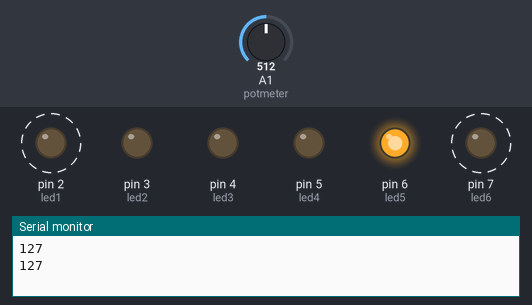
The sketch below on a simulated Arduino Uno, built with avr-gcc and run on an emulated ATmega328P. Shown: output pins drawn as LEDs (lit = HIGH), the last lines printed to the serial monitor. Dashed ring = blinking. Inputs (shaded band) come from the test bench; at power-on: A1 (potmeter) = 512.

Above: at 2.09 s.
2.1 s: A1 (potmeter) set to 122
At 2.56 s:
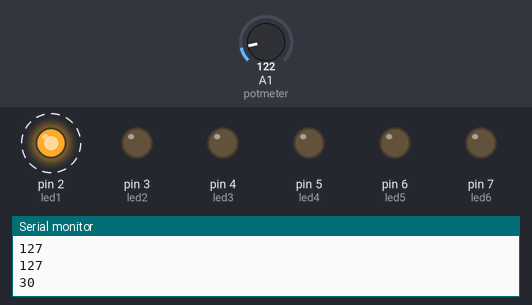
5.6 s: A1 (potmeter) set to 0
At 6.3 s:
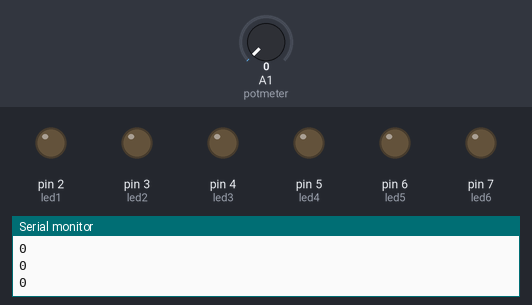
7.3 s: A1 (potmeter) set to 3
9.0 s: A1 (potmeter) set to 6
At 9.92 s:
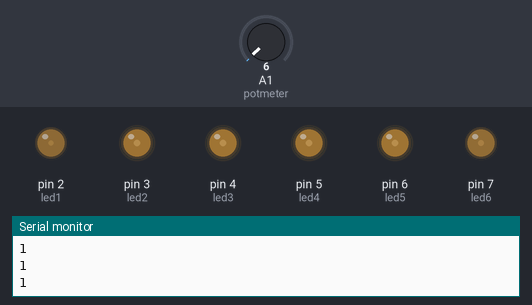
12.5 s: A1 (potmeter) set to 716
At 12.76 s:
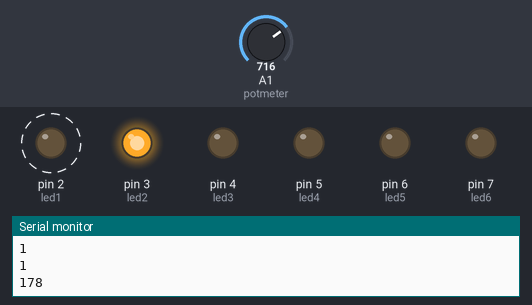
Timing chart, 0 to 17.0 s (numbered marks = the images above; inputs shaded):
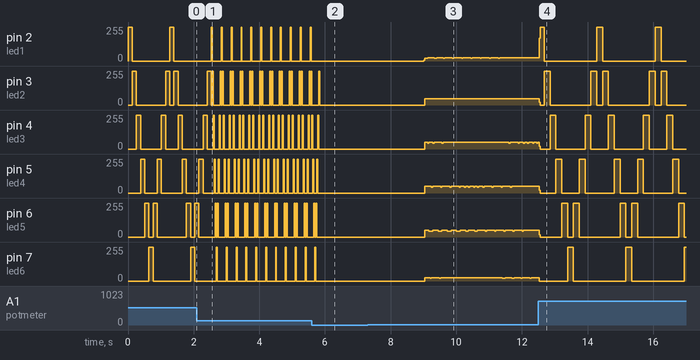

Measured:
- the behaviour switches between 4 and 5 on A1 (potmeter) (found by bisection; images 2 and 3)
- after the input at 2.1 s, pin 2 (led1): alternates 255/255 for 0.03 s and 0/255 for 0.27 s, starting after 0.47 s; pin 7 (led6): alternates 255/255 for 0.03 s and 0/255 for 0.27 s, starting after 0.59 s
- after the input at 5.6 s, pin 2 (led1): stops changing and stays 0/255; pin 3 (led2), pin 4 (led3), pin 5 (led4), pin 6 (led5): goes on until 5.8 s, then stays 0/255; pin 7 (led6): goes on until 5.7 s, then stays 0/255
- after the input at 9.0 s, pin 3 (led2): 0/255 → 47/255 after 0.05 s; pin 6 (led5): goes 51/255 0.12 s, 4 × (45/255 0.12 s, 51/255 0.16 s), 45/255 0.08 s, 51/255 0.20 s, 45/255 0.08 s, 5 × (51/255 0.24 s, 45/255 0.04 s), then 51/255, starting after 0.05 s
- after the input at 12.5 s, pin 3 (led2): 47/255 → 19/255 at once, then moves between 0/255 and 255/255, repeating every 1.8 s
- by itself, pin 2 (led1), pin 7 (led6): alternates 255/255 for 0.13 s and 0/255 for 1.1 s
- by itself, pin 3 (led2): repeats every 0.30 s: 0/255 0.03 s, 255/255 0.03 s, 0/255 0.21 s, 255/255 0.03 s
- by itself, pin 6 (led5): repeats every 0.30 s: 255/255 0.03 s, 0/255 0.03 s, 255/255 0.03 s, 0/255 0.21 s

The sketch:

MetPotmeter.ino
```cpp
const int led1 = 2;
const int led2 = 3;
const int led3 = 4;
const int led4 = 5;
const int led5 = 6;
const int led6 = 7;
const int potmeter = 1;

void setup()
{
  pinMode(led1, OUTPUT);
  pinMode(led2, OUTPUT);
  pinMode(led3, OUTPUT);
  pinMode(led4, OUTPUT);
  pinMode(led5, OUTPUT);
  pinMode(led6, OUTPUT);
  Serial.begin(9600);
}

void loop()
{
  int snelheidsRegelaar = analogRead(potmeter);
  int snelheid = map(snelheidsRegelaar, 0, 1024, 0, 255);
  //int snelheid = snelheidsRegelaar;
  Serial.println(snelheid);


  digitalWrite(led1, HIGH);
    delay(snelheid);
  digitalWrite(led1, LOW);

  digitalWrite(led2, HIGH);
    delay(snelheid);
  digitalWrite(led2, LOW);

  digitalWrite(led3, HIGH);
    delay(snelheid);
  digitalWrite(led3, LOW);

  digitalWrite(led4, HIGH);
    delay(snelheid);
  digitalWrite(led4, LOW);

  digitalWrite(led5, HIGH);
    delay(snelheid);
  digitalWrite(led5, LOW);

  digitalWrite(led6, HIGH);
    delay(snelheid);
  digitalWrite(led6, LOW);

  digitalWrite(led5, HIGH);
    delay(snelheid);
  digitalWrite(led5, LOW);

  digitalWrite(led4, HIGH);
    delay(snelheid);
  digitalWrite(led4, LOW);

  digitalWrite(led3, HIGH);
    delay(snelheid);
  digitalWrite(led3, LOW);

  digitalWrite(led2, HIGH);
    delay(snelheid);
  digitalWrite(led2, LOW);
}
```
